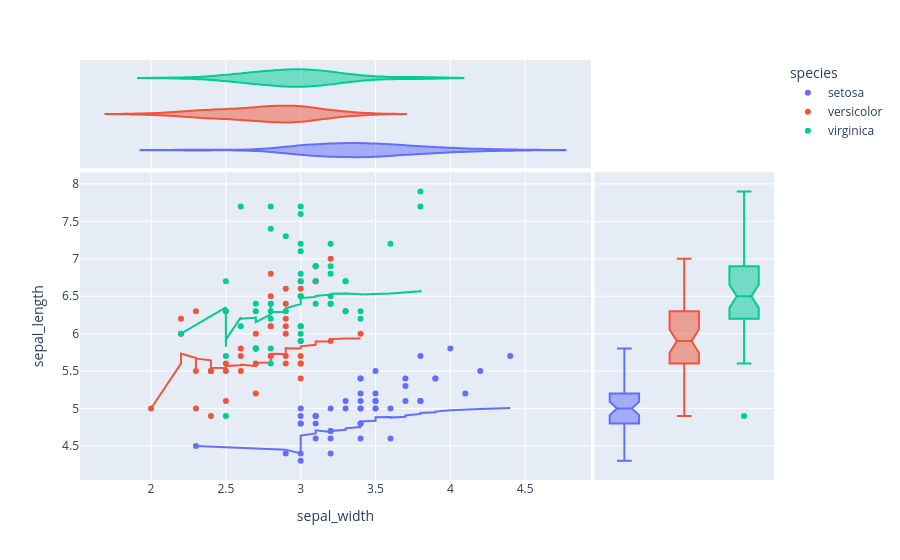

The cell this chart's notebook holds for it:
### Markdown cell above
#### Marginals
Let's go back to the 2D scatter plot. You can add some summarized information by using the `marginal_x` and `marginal_y` arguments :

### Code cell
fig = px.scatter(df, x = "sepal_width", y = "sepal_length", color = "species", trendline = "expanding", marginal_x = "violin", marginal_y = "box")
fig.show()

### Figure 1 — Plotly figure (JSON) as saved in the notebook; plotly's stock layout.template omitted (floating-point values rounded to 4 significant figures)
{"data": [{"hovertemplate": "species=setosa<br>sepal_width=%{x}<br>sepal_length=%{y}<extra></extra>", "legendgroup": "setosa", "marker": {"color": "#636efa", "symbol": "circle"}, "mode": "markers", "name": "setosa", "orientation": "v", "showlegend": true, "type": "scatter", "x": [3.5, 3.0, 3.2, 3.1, 3.6, 3.9, 3.4, 3.4, 2.9, 3.1, 3.7, 3.4, 3.0, 3.0, 4.0, 4.4, 3.9, 3.5, 3.8, 3.8, 3.4, 3.7, 3.6, 3.3, 3.4, 3.0, 3.4, 3.5, 3.4, 3.2, 3.1, 3.4, 4.1, 4.2, 3.1, 3.2, 3.5, 3.1, 3.0, 3.4, 3.5, 2.3, 3.2, 3.5, 3.8, 3.0, 3.8, 3.2, 3.7, 3.3], "xaxis": "x", "y": [5.1, 4.9, 4.7, 4.6, 5.0, 5.4, 4.6, 5.0, 4.4, 4.9, 5.4, 4.8, 4.8, 4.3, 5.8, 5.7, 5.4, 5.1, 5.7, 5.1, 5.4, 5.1, 4.6, 5.1, 4.8, 5.0, 5.0, 5.2, 5.2, 4.7, 4.8, 5.4, 5.2, 5.5, 4.9, 5.0, 5.5, 4.9, 4.4, 5.1, 5.0, 4.5, 4.4, 5.0, 5.1, 4.8, 5.1, 4.6, 5.3, 5.0], "yaxis": "y"}, {"alignmentgroup": "True", "hovertemplate": "species=setosa<br>sepal_width=%{x}<extra></extra>", "legendgroup": "setosa", "marker": {"color": "#636efa", "symbol": "circle"}, "name": "setosa", "offsetgroup": "setosa", "scalegroup": "x", "showlegend": false, "type": "violin", "x": [3.5, 3.0, 3.2, 3.1, 3.6, 3.9, 3.4, 3.4, 2.9, 3.1, 3.7, 3.4, 3.0, 3.0, 4.0, 4.4, 3.9, 3.5, 3.8, 3.8, 3.4, 3.7, 3.6, 3.3, 3.4, 3.0, 3.4, 3.5, 3.4, 3.2, 3.1, 3.4, 4.1, 4.2, 3.1, 3.2, 3.5, 3.1, 3.0, 3.4, 3.5, 2.3, 3.2, 3.5, 3.8, 3.0, 3.8, 3.2, 3.7, 3.3], "xaxis": "x3", "yaxis": "y3"}, {"alignmentgroup": "True", "hovertemplate": "species=setosa<br>sepal_length=%{y}<extra></extra>", "legendgroup": "setosa", "marker": {"color": "#636efa", "symbol": "circle"}, "name": "setosa", "notched": true, "offsetgroup": "setosa", "showlegend": false, "type": "box", "xaxis": "x2", "y": [5.1, 4.9, 4.7, 4.6, 5.0, 5.4, 4.6, 5.0, 4.4, 4.9, 5.4, 4.8, 4.8, 4.3, 5.8, 5.7, 5.4, 5.1, 5.7, 5.1, 5.4, 5.1, 4.6, 5.1, 4.8, 5.0, 5.0, 5.2, 5.2, 4.7, 4.8, 5.4, 5.2, 5.5, 4.9, 5.0, 5.5, 4.9, 4.4, 5.1, 5.0, 4.5, 4.4, 5.0, 5.1, 4.8, 5.1, 4.6, 5.3, 5.0], "yaxis": "y2"}, {"hovertemplate": "<b>Expanding mean trendline</b><br><br>species=setosa<br>sepal_width=%{x}<br>sepal_length=%{y} <b>(trend)</b><extra></extra>", "legendgroup": "setosa", "marker": {"color": "#636efa", "symbol": "circle"}, "mode": "lines", "name": "setosa", "showlegend": false, "type": "scatter", "x": [2.3, 2.9, 3.0, 3.0, 3.0, 3.0, 3.0, 3.0, 3.1, 3.1, 3.1, 3.1, 3.1, 3.2, 3.2, 3.2, 3.2, 3.2, 3.3, 3.3, 3.4, 3.4, 3.4, 3.4, 3.4, 3.4, 3.4, 3.4, 3.4, 3.5, 3.5, 3.5, 3.5, 3.5, 3.5, 3.6, 3.6, 3.7, 3.7, 3.7, 3.8, 3.8, 3.8, 3.8, 3.9, 3.9, 4.0, 4.1, 4.2, 4.4], "xaxis": "x", "y": [4.5, 4.45, 4.4, 4.5, 4.6, 4.567, 4.614, 4.638, 4.667, 4.69, 4.682, 4.7, 4.708, 4.686, 4.68, 4.681, 4.682, 4.7, 4.716, 4.735, 4.752, 4.773, 4.783, 4.808, 4.808, 4.831, 4.822, 4.829, 4.828, 4.837, 4.848, 4.853, 4.861, 4.865, 4.883, 4.886, 4.878, 4.889, 4.903, 4.908, 4.927, 4.931, 4.935, 4.939, 4.949, 4.959, 4.977, 4.981, 4.992, 5.006], "yaxis": "y"}, {"hovertemplate": "species=versicolor<br>sepal_width=%{x}<br>sepal_length=%{y}<extra></extra>", "legendgroup": "versicolor", "marker": {"color": "#EF553B", "symbol": "circle"}, "mode": "markers", "name": "versicolor", "orientation": "v", "showlegend": true, "type": "scatter", "x": [3.2, 3.2, 3.1, 2.3, 2.8, 2.8, 3.3, 2.4, 2.9, 2.7, 2.0, 3.0, 2.2, 2.9, 2.9, 3.1, 3.0, 2.7, 2.2, 2.5, 3.2, 2.8, 2.5, 2.8, 2.9, 3.0, 2.8, 3.0, 2.9, 2.6, 2.4, 2.4, 2.7, 2.7, 3.0, 3.4, 3.1, 2.3, 3.0, 2.5, 2.6, 3.0, 2.6, 2.3, 2.7, 3.0, 2.9, 2.9, 2.5, 2.8], "xaxis": "x", "y": [7.0, 6.4, 6.9, 5.5, 6.5, 5.7, 6.3, 4.9, 6.6, 5.2, 5.0, 5.9, 6.0, 6.1, 5.6, 6.7, 5.6, 5.8, 6.2, 5.6, 5.9, 6.1, 6.3, 6.1, 6.4, 6.6, 6.8, 6.7, 6.0, 5.7, 5.5, 5.5, 5.8, 6.0, 5.4, 6.0, 6.7, 6.3, 5.6, 5.5, 5.5, 6.1, 5.8, 5.0, 5.6, 5.7, 5.7, 6.2, 5.1, 5.7], "yaxis": "y"}, {"alignmentgroup": "True", "hovertemplate": "species=versicolor<br>sepal_width=%{x}<extra></extra>", "legendgroup": "versicolor", "marker": {"color": "#EF553B", "symbol": "circle"}, "name": "versicolor", "offsetgroup": "versicolor", "scalegroup": "x", "showlegend": false, "type": "violin", "x": [3.2, 3.2, 3.1, 2.3, 2.8, 2.8, 3.3, 2.4, 2.9, 2.7, 2.0, 3.0, 2.2, 2.9, 2.9, 3.1, 3.0, 2.7, 2.2, 2.5, 3.2, 2.8, 2.5, 2.8, 2.9, 3.0, 2.8, 3.0, 2.9, 2.6, 2.4, 2.4, 2.7, 2.7, 3.0, 3.4, 3.1, 2.3, 3.0, 2.5, 2.6, 3.0, 2.6, 2.3, 2.7, 3.0, 2.9, 2.9, 2.5, 2.8], "xaxis": "x3", "yaxis": "y3"}, {"alignmentgroup": "True", "hovertemplate": "species=versicolor<br>sepal_length=%{y}<extra></extra>", "legendgroup": "versicolor", "marker": {"color": "#EF553B", "symbol": "circle"}, "name": "versicolor", "notched": true, "offsetgroup": "versicolor", "showlegend": false, "type": "box", "xaxis": "x2", "y": [7.0, 6.4, 6.9, 5.5, 6.5, 5.7, 6.3, 4.9, 6.6, 5.2, 5.0, 5.9, 6.0, 6.1, 5.6, 6.7, 5.6, 5.8, 6.2, 5.6, 5.9, 6.1, 6.3, 6.1, 6.4, 6.6, 6.8, 6.7, 6.0, 5.7, 5.5, 5.5, 5.8, 6.0, 5.4, 6.0, 6.7, 6.3, 5.6, 5.5, 5.5, 6.1, 5.8, 5.0, 5.6, 5.7, 5.7, 6.2, 5.1, 5.7], "yaxis": "y2"}, {"hovertemplate": "<b>Expanding mean trendline</b><br><br>species=versicolor<br>sepal_width=%{x}<br>sepal_length=%{y} <b>(trend)</b><extra></extra>", "legendgroup": "versicolor", "marker": {"color": "#EF553B", "symbol": "circle"}, "mode": "lines", "name": "versicolor", "showlegend": false, "type": "scatter", "x": [2.0, 2.2, 2.2, 2.3, 2.3, 2.3, 2.4, 2.4, 2.4, 2.5, 2.5, 2.5, 2.5, 2.6, 2.6, 2.6, 2.7, 2.7, 2.7, 2.7, 2.7, 2.8, 2.8, 2.8, 2.8, 2.8, 2.8, 2.9, 2.9, 2.9, 2.9, 2.9, 2.9, 2.9, 3.0, 3.0, 3.0, 3.0, 3.0, 3.0, 3.0, 3.0, 3.1, 3.1, 3.1, 3.2, 3.2, 3.2, 3.3, 3.4], "xaxis": "x", "y": [5.0, 5.6, 5.733, 5.675, 5.54, 5.667, 5.643, 5.55, 5.544, 5.54, 5.5, 5.567, 5.569, 5.579, 5.593, 5.588, 5.565, 5.589, 5.6, 5.6, 5.61, 5.614, 5.635, 5.671, 5.688, 5.731, 5.73, 5.729, 5.745, 5.767, 5.761, 5.787, 5.797, 5.803, 5.8, 5.803, 5.811, 5.805, 5.828, 5.817, 5.812, 5.831, 5.851, 5.875, 5.893, 5.893, 5.904, 5.927, 5.935, 5.936], "yaxis": "y"}, {"hovertemplate": "species=virginica<br>sepal_width=%{x}<br>sepal_length=%{y}<extra></extra>", "legendgroup": "virginica", "marker": {"color": "#00cc96", "symbol": "circle"}, "mode": "markers", "name": "virginica", "orientation": "v", "showlegend": true, "type": "scatter", "x": [3.3, 2.7, 3.0, 2.9, 3.0, 3.0, 2.5, 2.9, 2.5, 3.6, 3.2, 2.7, 3.0, 2.5, 2.8, 3.2, 3.0, 3.8, 2.6, 2.2, 3.2, 2.8, 2.8, 2.7, 3.3, 3.2, 2.8, 3.0, 2.8, 3.0, 2.8, 3.8, 2.8, 2.8, 2.6, 3.0, 3.4, 3.1, 3.0, 3.1, 3.1, 3.1, 2.7, 3.2, 3.3, 3.0, 2.5, 3.0, 3.4, 3.0], "xaxis": "x", "y": [6.3, 5.8, 7.1, 6.3, 6.5, 7.6, 4.9, 7.3, 6.7, 7.2, 6.5, 6.4, 6.8, 5.7, 5.8, 6.4, 6.5, 7.7, 7.7, 6.0, 6.9, 5.6, 7.7, 6.3, 6.7, 7.2, 6.2, 6.1, 6.4, 7.2, 7.4, 7.9, 6.4, 6.3, 6.1, 7.7, 6.3, 6.4, 6.0, 6.9, 6.7, 6.9, 5.8, 6.8, 6.7, 6.7, 6.3, 6.5, 6.2, 5.9], "yaxis": "y"}, {"alignmentgroup": "True", "hovertemplate": "species=virginica<br>sepal_width=%{x}<extra></extra>", "legendgroup": "virginica", "marker": {"color": "#00cc96", "symbol": "circle"}, "name": "virginica", "offsetgroup": "virginica", "scalegroup": "x", "showlegend": false, "type": "violin", "x": [3.3, 2.7, 3.0, 2.9, 3.0, 3.0, 2.5, 2.9, 2.5, 3.6, 3.2, 2.7, 3.0, 2.5, 2.8, 3.2, 3.0, 3.8, 2.6, 2.2, 3.2, 2.8, 2.8, 2.7, 3.3, 3.2, 2.8, 3.0, 2.8, 3.0, 2.8, 3.8, 2.8, 2.8, 2.6, 3.0, 3.4, 3.1, 3.0, 3.1, 3.1, 3.1, 2.7, 3.2, 3.3, 3.0, 2.5, 3.0, 3.4, 3.0], "xaxis": "x3", "yaxis": "y3"}, {"alignmentgroup": "True", "hovertemplate": "species=virginica<br>sepal_length=%{y}<extra></extra>", "legendgroup": "virginica", "marker": {"color": "#00cc96", "symbol": "circle"}, "name": "virginica", "notched": true, "offsetgroup": "virginica", "showlegend": false, "type": "box", "xaxis": "x2", "y": [6.3, 5.8, 7.1, 6.3, 6.5, 7.6, 4.9, 7.3, 6.7, 7.2, 6.5, 6.4, 6.8, 5.7, 5.8, 6.4, 6.5, 7.7, 7.7, 6.0, 6.9, 5.6, 7.7, 6.3, 6.7, 7.2, 6.2, 6.1, 6.4, 7.2, 7.4, 7.9, 6.4, 6.3, 6.1, 7.7, 6.3, 6.4, 6.0, 6.9, 6.7, 6.9, 5.8, 6.8, 6.7, 6.7, 6.3, 6.5, 6.2, 5.9], "yaxis": "y2"}, {"hovertemplate": "<b>Expanding mean trendline</b><br><br>species=virginica<br>sepal_width=%{x}<br>sepal_length=%{y} <b>(trend)</b><extra></extra>", "legendgroup": "virginica", "marker": {"color": "#00cc96", "symbol": "circle"}, "mode": "lines", "name": "virginica", "showlegend": false, "type": "scatter", "x": [2.2, 2.5, 2.5, 2.5, 2.5, 2.6, 2.6, 2.7, 2.7, 2.7, 2.7, 2.8, 2.8, 2.8, 2.8, 2.8, 2.8, 2.8, 2.8, 2.9, 2.9, 3.0, 3.0, 3.0, 3.0, 3.0, 3.0, 3.0, 3.0, 3.0, 3.0, 3.0, 3.0, 3.1, 3.1, 3.1, 3.1, 3.2, 3.2, 3.2, 3.2, 3.2, 3.3, 3.3, 3.3, 3.4, 3.4, 3.6, 3.8, 3.8], "xaxis": "x", "y": [6.0, 6.35, 6.133, 5.825, 5.92, 6.217, 6.2, 6.213, 6.233, 6.19, 6.155, 6.258, 6.262, 6.271, 6.267, 6.356, 6.359, 6.317, 6.289, 6.29, 6.338, 6.395, 6.378, 6.433, 6.46, 6.462, 6.463, 6.489, 6.469, 6.47, 6.477, 6.487, 6.476, 6.488, 6.486, 6.497, 6.503, 6.521, 6.521, 6.528, 6.537, 6.533, 6.537, 6.532, 6.536, 6.528, 6.523, 6.538, 6.565, 6.588], "yaxis": "y"}], "layout": {"legend": {"title": {"text": "species"}, "tracegroupgap": 0}, "margin": {"t": 60}, "xaxis": {"anchor": "y", "domain": [0, 0.7363], "title": {"text": "sepal_width"}}, "xaxis2": {"anchor": "y2", "domain": [0.7413, 1], "matches": "x2", "showgrid": false, "showline": false, "showticklabels": false, "ticks": ""}, "xaxis3": {"anchor": "y3", "domain": [0, 0.7363], "matches": "x", "showgrid": true, "showticklabels": false}, "xaxis4": {"anchor": "y4", "domain": [0.7413, 1], "matches": "x2", "showgrid": false, "showline": false, "showticklabels": false, "ticks": ""}, "yaxis": {"anchor": "x", "domain": [0, 0.7326], "title": {"text": "sepal_length"}}, "yaxis2": {"anchor": "x2", "domain": [0, 0.7326], "matches": "y", "showgrid": true, "showticklabels": false}, "yaxis3": {"anchor": "x3", "domain": [0.7426, 1], "matches": "y3", "showgrid": false, "showline": false, "showticklabels": false, "ticks": ""}, "yaxis4": {"anchor": "x4", "domain": [0.7426, 1], "matches": "y3", "showgrid": true, "showline": false, "showticklabels": false, "ticks": ""}}}
